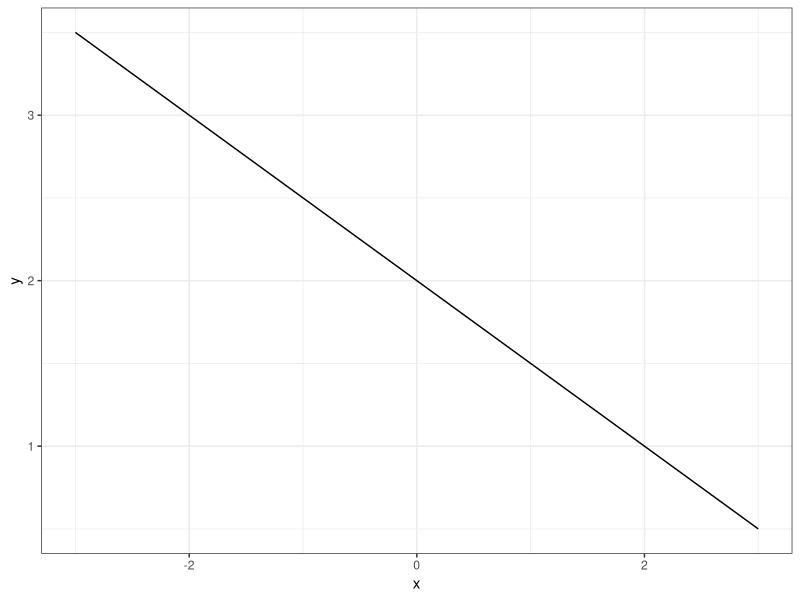
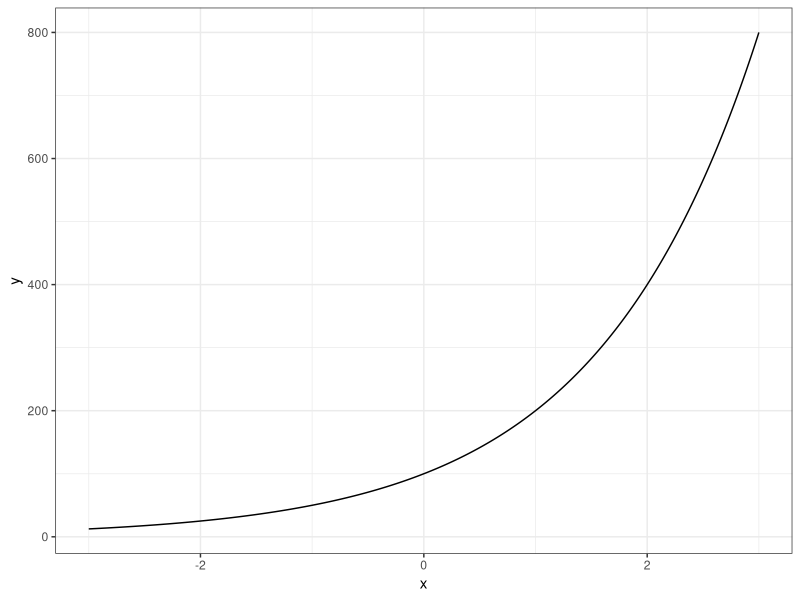
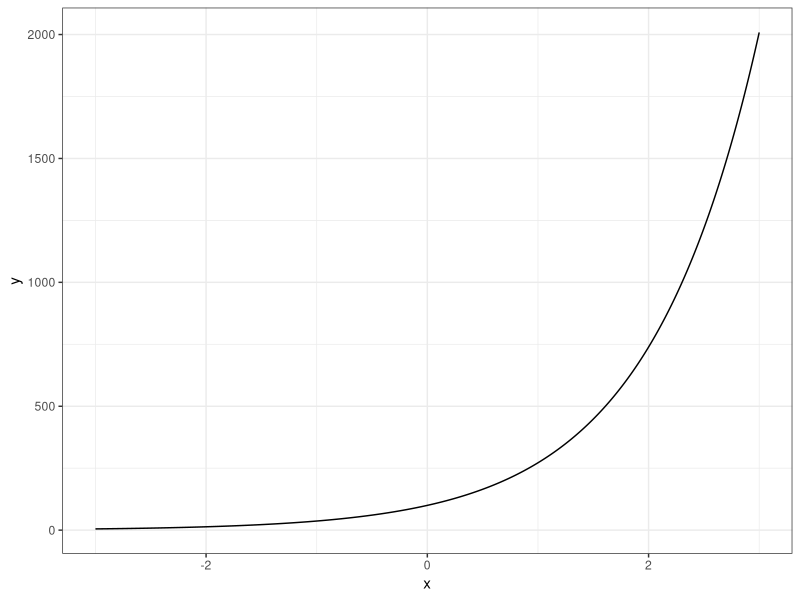
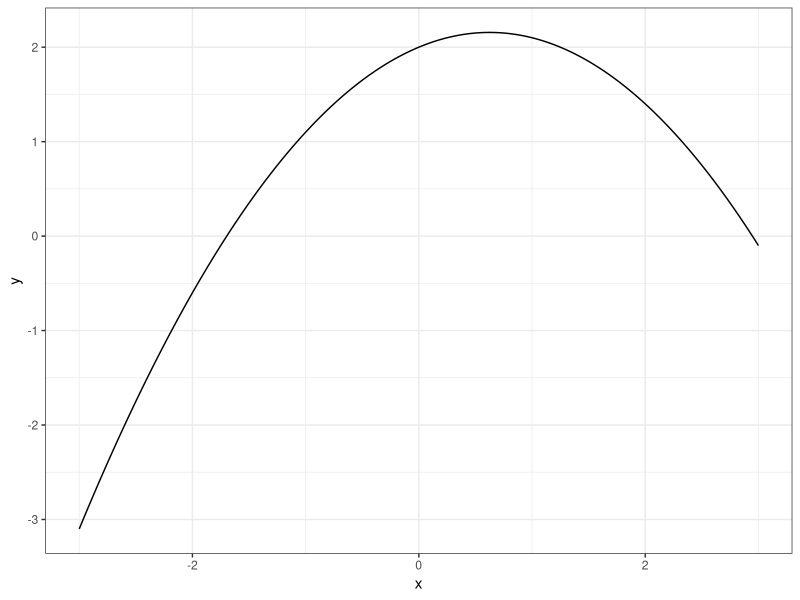
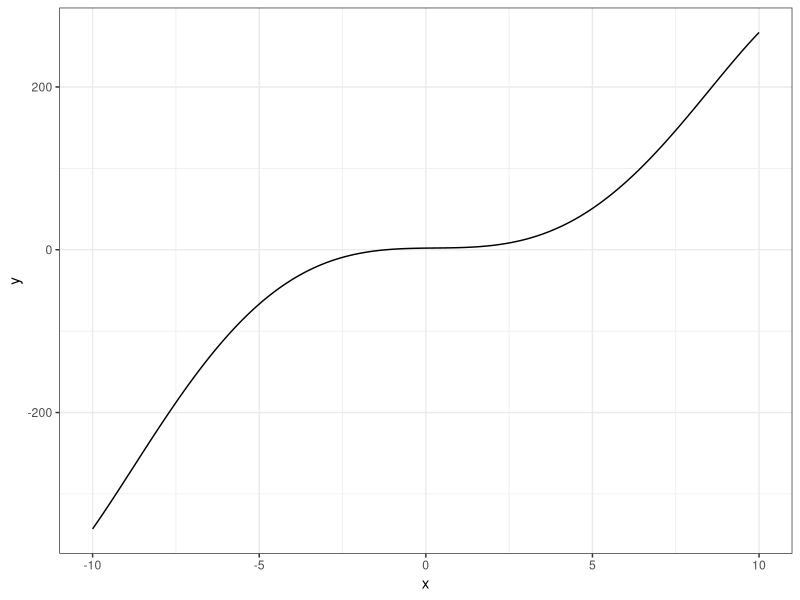
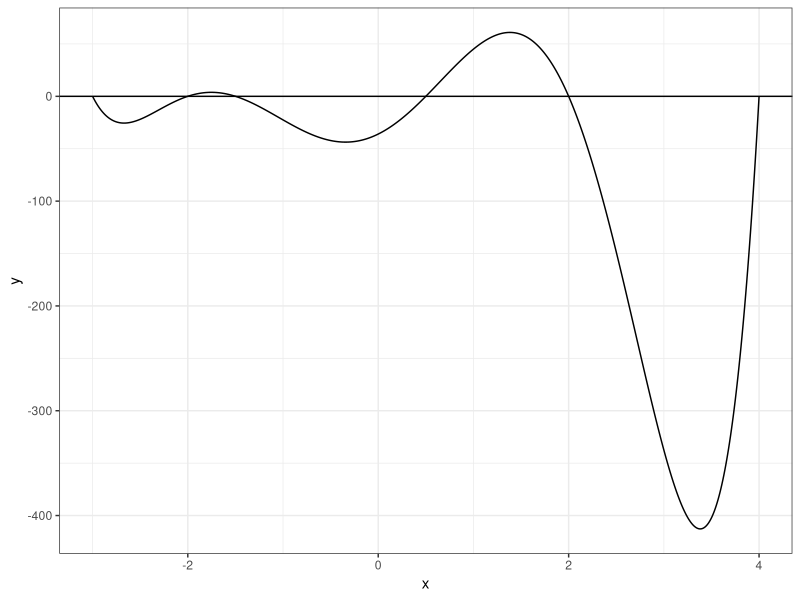

The R script that drew these images, in order:
## ---- chunk 1
library(tidyverse)
x = seq(-3,3)
y = 2-0.5*x
datos = data.frame(x, y)
datos %>% ggplot(aes(x=x, y=y))+
  geom_line()+theme_bw()
## ---- chunk 2
x = seq(-3,3, 0.01)
y = 100*2^x
datos = data.frame(x, y)
datos %>% ggplot(aes(x=x, y=y))+
  geom_line()+theme_bw()
## ---- chunk 3
x = seq(-3,3, 0.01)
y = 100*exp(x)
datos = data.frame(x, y)
datos %>% ggplot(aes(x=x, y=y))+
  geom_line()+theme_bw()
## ---- chunk 4
x = seq(-3,3, 0.01)
y = 2+0.5*x-0.4*x^2
datos = data.frame(x, y)
datos %>% ggplot(aes(x=x, y=y))+
  geom_line()+theme_bw()
## ---- chunk 5
x = seq(-10,10, 0.01)
y = 2+0.5*x-0.4*x^2 +0.5*x^3-0.002*x^5
datos = data.frame(x, y)
datos %>% ggplot(aes(x=x, y=y))+
  geom_line()+theme_bw()
## ---- chunk 6
x = seq(-3,4, 0.01)
y = (x-2)*(x+1.5)*(x-0.5)*(x+3)*(x+2)*(x-4)
datos = data.frame(x, y)
datos %>% ggplot(aes(x=x, y=y))+
  geom_line()+theme_bw()+
  geom_hline(yintercept = 0)
